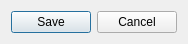
<?xml version="1.0" encoding="UTF-8"?>
<ui version="4.0">
 <class>DialogGroup</class>
 <widget class="QDialog" name="DialogGroup">
  <property name="windowModality">
   <enum>Qt::WindowModal</enum>
  </property>
  <property name="geometry">
   <rect>
    <x>0</x>
    <y>0</y>
    <width>250</width>
    <height>41</height>
   </rect>
  </property>
  <property name="sizePolicy">
   <sizepolicy hsizetype="Fixed" vsizetype="Fixed">
    <horstretch>0</horstretch>
    <verstretch>0</verstretch>
   </sizepolicy>
  </property>
  <property name="minimumSize">
   <size>
    <width>250</width>
    <height>0</height>
   </size>
  </property>
  <property name="maximumSize">
   <size>
    <width>300</width>
    <height>16777215</height>
   </size>
  </property>
  <property name="windowTitle">
   <string>Групповой отчет</string>
  </property>
  <layout class="QVBoxLayout" name="verticalLayout">
   <property name="sizeConstraint">
    <enum>QLayout::SetFixedSize</enum>
   </property>
   <item>
    <widget class="QDialogButtonBox" name="buttons">
     <property name="orientation">
      <enum>Qt::Horizontal</enum>
     </property>
     <property name="standardButtons">
      <set>QDialogButtonBox::Cancel|QDialogButtonBox::Save</set>
     </property>
     <property name="centerButtons">
      <bool>true</bool>
     </property>
    </widget>
   </item>
  </layout>
 </widget>
 <resources/>
 <connections>
  <connection>
   <sender>buttons</sender>
   <signal>accepted()</signal>
   <receiver>DialogGroup</receiver>
   <slot>accept()</slot>
   <hints>
    <hint type="sourcelabel">
     <x>248</x>
     <y>254</y>
    </hint>
    <hint type="destinationlabel">
     <x>157</x>
     <y>274</y>
    </hint>
   </hints>
  </connection>
  <connection>
   <sender>buttons</sender>
   <signal>rejected()</signal>
   <receiver>DialogGroup</receiver>
   <slot>reject()</slot>
   <hints>
    <hint type="sourcelabel">
     <x>316</x>
     <y>260</y>
    </hint>
    <hint type="destinationlabel">
     <x>286</x>
     <y>274</y>
    </hint>
   </hints>
  </connection>
 </connections>
</ui>
